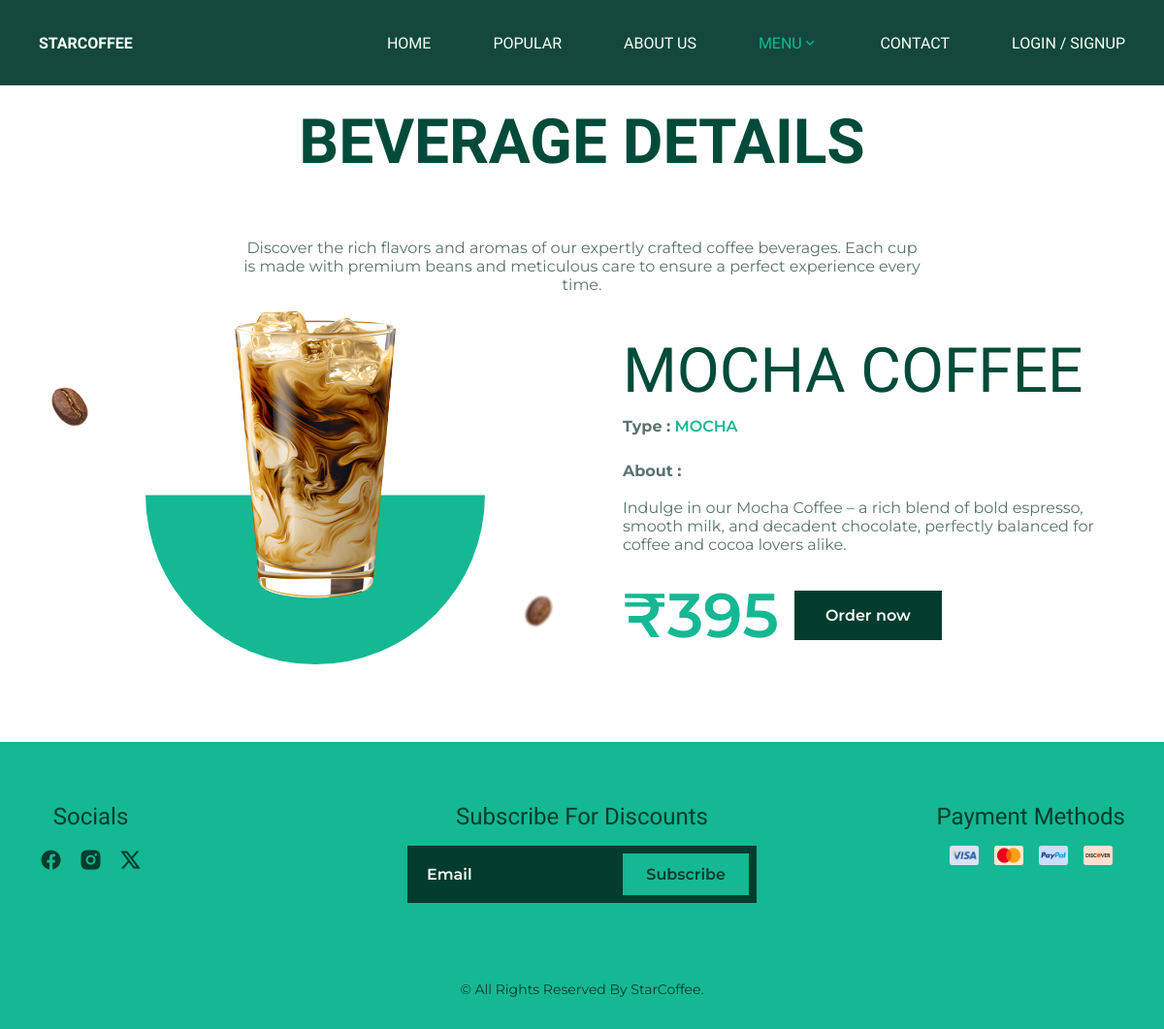
Screenshot of /single-product.php?id=3 with the database file from the repository.
### tables this page shows
CREATE TABLE `products` (
  `p_id` int(4) NOT NULL,
  `p_category` varchar(50) DEFAULT NULL,
  `p_name` varchar(255) DEFAULT NULL,
  `p_price` bigint(100) DEFAULT NULL,
  `p_image` longtext DEFAULT NULL,
  `p_short_description` longtext DEFAULT NULL,
  `p_time` varchar(100) DEFAULT NULL,
  `p_status` int(1) DEFAULT 1
);

CREATE TABLE `category` (
  `category_id` int(4) NOT NULL,
  `category_name` varchar(100) DEFAULT NULL,
  `category_image` longtext DEFAULT NULL,
  `category_time` varchar(100) NOT NULL,
  `category_status` int(1) NOT NULL DEFAULT 1,
  `category_description` text DEFAULT NULL
);

### single-product.php (the view, shortened to what this page needs)
<?php
include 'db.php';
$product = null;
$product_id = isset($_GET['id']) ? intval($_GET['id']) : 0;
if ($product_id > 0) {
  $stmt = $conn->prepare(
    "SELECT p.p_id, p.p_name, p.p_price, p.p_image, p.p_short_description, p.p_status, c.category_name, c.category_status FROM products p INNER JOIN category c ON c.category_id = p.p_category WHERE p.p_id = ?"
  );
  $stmt->bind_param("i", $product_id);
  $stmt->execute();
  $result = $stmt->get_result();
  $product = $result->fetch_assoc();
}
include('inc/header.php');
?>
<section class="popular section">
  <h2 class="section__title">BEVERAGE DETAILS</h2>
  <p class="section__description" style="text-align: center; max-width: 700px; margin: auto;">
    Discover the rich flavors and aromas of our expertly crafted coffee beverages. Each cup is made with premium beans
    and meticulous care to ensure a perfect experience every time.
  </p>
  <div class="single container ">
    <?php if ($product): ?>
      <?php if (intval($product['p_status']) === 1 && isset($product['category_status']) && intval($product['category_status']) === 1): ?>
        <div class="single__grid">
          <div class="single__media">
            <div class="single__shape"></div>
            <img src="assets/img/bean-img.png" alt="coffee bean" class="popular__bean-1">
            <img src="assets/img/bean-img.png" alt="coffee bean" class="popular__bean-2">
            <img src="product-images/<?php echo htmlspecialchars($product['p_image']); ?>"
              alt="<?php echo htmlspecialchars($product['p_name']); ?>" class="single__image">
          </div>
          <div class="single__content">
            <h1 class="single__title"><?php echo strtoupper(htmlspecialchars($product['p_name'])); ?></h1>
            <p class="single__category"><strong>Type :</strong>
              <span><?php echo strtoupper(htmlspecialchars($product['category_name'])); ?></span>
            </p><br>
            <p class="single__description"><strong>About :</strong>
              <br><br><?php echo htmlspecialchars($product['p_short_description'] ?? ''); ?>
            </p>
            <div class="single__footer">
              <span class="single__price">₹<?php echo htmlspecialchars($product['p_price']); ?></span>
              <a href="cart.php?id=<?php echo intval($product['p_id']); ?>" class="button button-dark">Order now</a>
            </div>
          </div>
        </div>
      <?php else: ?>
        <p style="text-align:center; color: var(--white-color);">Product not found or unavailable.</p>
      <?php endif; ?>
    <?php endif; ?>
</section>
<?php include('inc/footer.php'); ?>

### assets/css/styles.css (style rules this page uses)
:root { --header-height: 3.5rem; --first-color: hsl(166, 80%, 40%); --first-color-alt: hsl(166, 78%, 38%); --title-color: hsl(166, 95%, 15%); --text-color: hsl(166, 12%, 40%); --white-color: hsl(166, 100%, 99%); --dark-color: hsl(166, 95%, 12%); --body-color: hsl(166, 56%, 18%); --body-white-color: hsl(0, 0%, 100%); --body-first-color: hsl(166, 80%, 40%); --body-font: "Montserrat", serif; --second-font: "Saira", serif; --biggest-font-size: 4.5rem; --big-font-size: 2.5rem; --h1-font-size: 1.5rem; --h2-font-size: 1.25rem; --h3-font-size: 1rem; --normal-font-size: .938rem; --small-font-size: .813rem; --font-regular: 400; --font-medium: 500; --font-semi-bold: 600; --z-tooltip: 10; --z-fixed: 100; }
@media screen and (min-width: 1150px) { :root { --biggest-font-size: 9.5rem; --big-font-size: 4rem; --h1-font-size: 2rem; --h2-font-size: 1.5rem; --h3-font-size: 1.25rem; --normal-font-size: 1rem; --small-font-size: .875rem; } }
* { box-sizing: border-box; padding: 0; margin: 0; }
html { scroll-behavior: smooth; }
input, button, body { font-family: var(--body-font); font-size: var(--normal-font-size); }
body { background-color: var(--body-color); color: var(--text-color); }
h1, h2, h3, h4 { font-family: var(--second-font); font-weight: var(--font-medium); line-height: 110%; }
a { text-decoration: none; }
img { display: block; max-width: 100%; height: auto; }
.container { max-width: 1120px; margin-inline: 1.5rem; }
.section { padding-block: 5rem 4rem; }
.section__title { text-align: center; font-size: var(--big-font-size); font-weight: var(--font-semi-bold); margin-bottom: 2.5rem; }
.button { display: inline-flex; justify-content: center; background-color: var(--first-color); color: var(--white-color); padding: 1rem 2rem; font-weight: var(--font-semi-bold); transition: background .4s, box-shadow .4s; }
.button-dark { background-color: var(--dark-color); }
.popular { background-color: var(--body-white-color); }
.popular .section__title { color: var(--title-color); }
.popular__bean-1 { width: 30px; top: 3rem; left: .5rem; transition: transform .5s .1s; }
.popular__bean-2 { width: 20px; right: 2rem; bottom: 2rem; rotate: 75deg; filter: blur(1px); transition: transform .5s .1s; }
.single { margin-top: 2rem; }
.single__grid { display: grid; grid-template-columns: 1.1fr 1fr; gap: 2rem; align-items: center; }
.single__media { position: relative; display: grid; place-items: center; }
.single__shape { width: 350px; height: 350px; background-color: var(--first-color); border-radius: 50%; clip-path: inset(50% 0 0 0); }
.single__media img { position: absolute; }
.single__image { width: min(68%, 360px); max-height: 85%; height: auto; object-fit: contain; left: 50%; transform: translateX(-50%); top: -1rem; rotate: 0deg; }
.single__content { color: var(--text-color); }
.single__title { font-size: var(--big-font-size); margin-bottom: .75rem; color: var(--title-color); }
.single__category { margin-bottom: .5rem; color: var(--text-color); }
.single__category span { color: var(--body-first-color); font-weight: var(--font-semi-bold); }
.single__description { margin-bottom: 1.5rem; max-width: 55ch; color: var(--text-color); }
.single__footer { display: flex; align-items: center; gap: 1rem; }
.single__price { font-size: var(--big-font-size); color: var(--body-first-color); font-weight: var(--font-semi-bold); }
@media screen and (min-width: 1150px) { .container { margin-inline: auto; } }
@media screen and (min-width: 1150px) { .section { padding-block: 7rem 5rem; } }
@media screen and (min-width: 1150px) { .section__title { margin-bottom: 4rem; } }
@media screen and (min-width: 1150px) { .popular__bean-1 { width: 40px; top: 4rem; left: .75rem; } }
@media screen and (min-width: 1150px) { .popular__bean-2 { width: 30px; right: 2.5rem; bottom: 2.5rem; } }
.single__media, .single__media * { pointer-events: none; }

### rows the page displays
products: p_image (picture), p_name "MOCHA COFFEE", category.category_name "MOCHA", p_short_description "Indulge in our Mocha Coffee – a rich blend of bold espresso, smooth milk, and decadent chocolate, perfectly balanced for coffee and cocoa lovers alike.", p_price "395"
